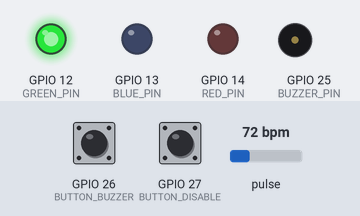
Simulated run of this sketch. Board: ESP32. Parts: output pins drawn as LEDs (lit = HIGH), buzzer (waves = sounding). Inputs (shaded band) come from the test bench; at power-on: pulse 72 bpm, GPIO 26 (BUTTON_BUZZER) HIGH, GPIO 27 (BUTTON_DISABLE) HIGH. WiFi joins after 1.5 s; servers stay silent unless stated; uploads are accepted with an empty reply; the local clock reads 2024-03-15 10:24:30 at power-on unless the sketch sets it; random numbers use the default seed unless the sketch sets one; what the sketch prints to the serial monitor is not drawn.

Above: at 4.2 s.
4.3 s: pulse set to 42 bpm
7.3 s: GPIO 26 (BUTTON_BUZZER) pulled LOW for 0.15 s
9.6 s: GPIO 26 (BUTTON_BUZZER) pulled LOW for 1 s
At 11.2 s:
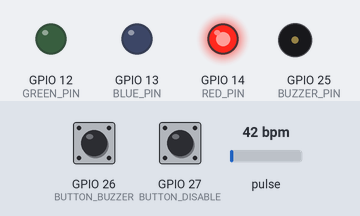
13.6 s: GPIO 27 (BUTTON_DISABLE) pulled LOW for 0.15 s
At 14.5 s:
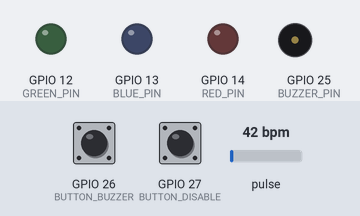
15.2 s: GPIO 27 (BUTTON_DISABLE) pulled LOW for 1 s
At 15.6 s:
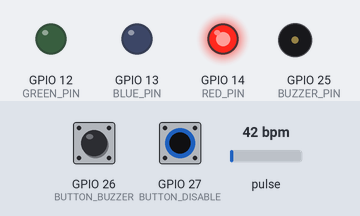
18.2 s: pulse set to 70 bpm
At 20.5 s:
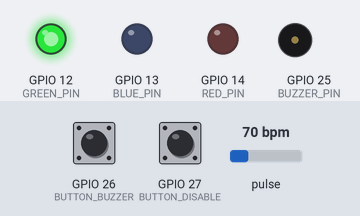
Timing chart, 0 to 22.0 s (numbered marks = the images above; inputs shaded):
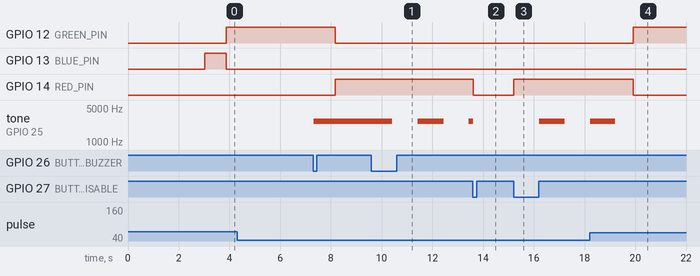

Measured:
- after the input at 4.3 s, every drawn part: stays the same
- after the input at 9.6 s, tone on GPIO 25 (BUZZER_PIN): alternates 2700 Hz for 1.0 s and silent for 1.0 s, starting after 0.83 s
- after the input at 13.6 s, GPIO 14 (RED_PIN): HIGH → LOW at once
- after the input at 15.2 s, GPIO 14 (RED_PIN): LOW → HIGH at once; tone on GPIO 25 (BUZZER_PIN): silent → 2700 Hz after 1.0 s, → silent 1.0 s later
- after the input at 18.2 s, GPIO 12 (GREEN_PIN): LOW → HIGH after 1.7 s; GPIO 14 (RED_PIN): HIGH → LOW after 1.7 s

The sketch:

Cerebroband_hardware_code_ESP32.ino
```cpp
#include <WiFi.h>
#include <HTTPClient.h>
#include <Wire.h>
#include "MAX30105.h"
#include "heartRate.h"

const char* ssid = "NIS-Uralsk";
const char* password = "Ni$_uralsk1!";
const char* serverUrl = "https://cerebroband-68bdb-default-rtdb.firebaseio.com/data.json";

#define RED_PIN 14
#define GREEN_PIN 12
#define BLUE_PIN 13
#define BUZZER_PIN 25
#define BUTTON_BUZZER 26
#define BUTTON_DISABLE 27
#define I2C_SDA 21
#define I2C_SCL 22

MAX30105 particleSensor;

const byte RATE_SIZE = 4;
byte rates[RATE_SIZE];
byte rateSpot = 0;
long lastBeat = 0;

int bpm = 0;
int beatsDetected = 0;

#define IR_THRESHOLD 50000
#define BPM_MIN 40
#define BPM_MAX 200
#define BPM_MIN_NORMAL 50
#define BPM_MAX_NORMAL 150

#define BUZZER_FREQ 2700
unsigned long lastBeepTime = 0;
bool beepState = false;

float accelX = 0.0;
float accelY = 0.0;
float accelZ = 9.81;
unsigned long lastAccelUpdate = 0;

bool strokeWarning = false;
unsigned long strokeDetectedTime = 0;
int strokeAlertCount = 0;

bool fingerDetected = false;
bool buzzerManual = false;
bool alertDisabled = false;
bool lastButtonBuzzer = HIGH;
bool lastButtonDisable = HIGH;

unsigned long lastPostTime = 0;

void setBuzzer(bool state) {
  ledcWrite(BUZZER_PIN, state ? 128 : 0);
}

void updateAccelerometer() {
  if (millis() - lastAccelUpdate >= 100) {
    accelX += (random(-100, 100) / 200.0) * 0.3;
    accelY += (random(-100, 100) / 200.0) * 0.3;
    accelZ = 9.81 + (random(-50, 50) / 200.0) * 0.2;
    accelX *= 0.95;
    accelY *= 0.95;
    accelX = constrain(accelX, -2.0, 2.0);
    accelY = constrain(accelY, -2.0, 2.0);
    accelZ = constrain(accelZ, 8.5, 11.0);
    lastAccelUpdate = millis();
  }
}

void detectStroke() {
  if (bpm > 0 && fingerDetected) {
    bool abnormal = (bpm < 45 || bpm > 140);
    bool movement = (abs(accelX) > 1.3 || abs(accelY) > 1.3);

    if (abnormal && movement) {
      strokeAlertCount++;
      if (strokeAlertCount >= 5 && !strokeWarning) {
        strokeWarning = true;
        strokeDetectedTime = millis();
        Serial.println("⚠️  STROKE WARNING DETECTED! Call 103!");
      }
    } else {
      strokeAlertCount = max(0, strokeAlertCount - 1);
    }
  }

  if (strokeWarning && (millis() - strokeDetectedTime > 10000)) {
    strokeWarning = false;
    strokeAlertCount = 0;
    Serial.println("ℹ️  Stroke warning cleared.");
  }
}

void handleButtons() {
  static unsigned long lastDebounce1 = 0;
  static unsigned long lastDebounce2 = 0;

  bool btn1 = digitalRead(BUTTON_BUZZER);
  if (btn1 == LOW && lastButtonBuzzer == HIGH && millis() - lastDebounce1 > 50) {
    buzzerManual = !buzzerManual;
    Serial.print("🔔 Buzzer manual: ");
    Serial.println(buzzerManual ? "ON" : "OFF");
    lastDebounce1 = millis();
  }
  lastButtonBuzzer = btn1;

  bool btn2 = digitalRead(BUTTON_DISABLE);
  if (btn2 == LOW && lastButtonDisable == HIGH && millis() - lastDebounce2 > 50) {
    alertDisabled = !alertDisabled;
    if (alertDisabled) {
      strokeWarning = false;
      strokeAlertCount = 0;
    }
    Serial.print("🔕 Alerts: ");
    Serial.println(alertDisabled ? "DISABLED (MUTE)" : "ENABLED");
    lastDebounce2 = millis();
  }
  lastButtonDisable = btn2;
}

void handleAlerts() {
  if (alertDisabled) {
    digitalWrite(RED_PIN, LOW);
    digitalWrite(GREEN_PIN, LOW);
    digitalWrite(BLUE_PIN, LOW);
    setBuzzer(false);
    return;
  }

  if (millis() - lastBeepTime > 1000) {
    beepState = !beepState;
    lastBeepTime = millis();
  }

  if (strokeWarning) {
    digitalWrite(RED_PIN, beepState ? HIGH : LOW);
    digitalWrite(GREEN_PIN, LOW);
    digitalWrite(BLUE_PIN, LOW);
    setBuzzer(beepState);
    return;
  }

  if (!fingerDetected || bpm == 0) {
    digitalWrite(RED_PIN, LOW);
    digitalWrite(GREEN_PIN, LOW);
    digitalWrite(BLUE_PIN, HIGH);
    setBuzzer(buzzerManual);
  }
  else if (bpm < BPM_MIN_NORMAL || bpm > BPM_MAX_NORMAL) {
    digitalWrite(RED_PIN, HIGH);
    digitalWrite(GREEN_PIN, LOW);
    digitalWrite(BLUE_PIN, LOW);
    setBuzzer(buzzerManual || beepState);
  }
  else {
    digitalWrite(RED_PIN, LOW);
    digitalWrite(GREEN_PIN, HIGH);
    digitalWrite(BLUE_PIN, LOW);
    setBuzzer(buzzerManual);
  }
}

void postData() {
  if (WiFi.status() != WL_CONNECTED || bpm == 0) return;

  HTTPClient http;
  http.begin(serverUrl);
  http.addHeader("Content-Type", "application/json");
  http.setTimeout(3000);

  time_t now;
  time(&now);
  struct tm timeinfo;

  String json = "{";
  json += "\"deviceId\":\"CB-001\",";
  json += "\"heartRate\":" + String(bpm) + ",";
  json += "\"fingerDetected\":" + String(fingerDetected ? "true" : "false") + ",";
  json += "\"beatsDetected\":" + String(beatsDetected) + ",";
  json += "\"spo2\":97,";
  json += "\"accelX\":" + String(accelX, 2) + ",";
  json += "\"accelY\":" + String(accelY, 2) + ",";
  json += "\"accelZ\":" + String(accelZ, 2) + ",";
  json += "\"strokeAlert\":" + String(strokeWarning ? "true" : "false") + ",";

  if (getLocalTime(&timeinfo)) {
    char timeString[30];
    char dateString[12];
    char timeOnlyString[10];
    strftime(timeString, sizeof(timeString), "%Y-%m-%dT%H:%M:%S", &timeinfo);
    strftime(dateString, sizeof(dateString), "%Y-%m-%d", &timeinfo);
    strftime(timeOnlyString, sizeof(timeOnlyString), "%H:%M:%S", &timeinfo);

    json += "\"timestamp\":" + String((unsigned long)now) + ",";
    json += "\"timestampMillis\":" + String((unsigned long)now * 1000) + ",";
    json += "\"datetime\":\"" + String(timeString) + "Z\",";
    json += "\"date\":\"" + String(dateString) + "\",";
    json += "\"time\":\"" + String(timeOnlyString) + "\"";
  } else {
    json += "\"timestamp\":" + String(millis() / 1000);
  }

  json += "}";

  int code = http.POST(json);
  if (code > 0) {
    Serial.print("✓ Sent to Firebase | BPM: ");
    Serial.println(bpm);
  } else {
    Serial.print("✗ Firebase error: ");
    Serial.println(code);
  }
  http.end();
}

void setup() {
  Serial.begin(115200);
  delay(500);
  Serial.println("\n=== CerebroBand FAST v3.0 (No OLED) ===");

  pinMode(RED_PIN, OUTPUT);
  pinMode(GREEN_PIN, OUTPUT);
  pinMode(BLUE_PIN, OUTPUT);
  pinMode(BUTTON_BUZZER, INPUT_PULLUP);
  pinMode(BUTTON_DISABLE, INPUT_PULLUP);

  ledcAttach(BUZZER_PIN, BUZZER_FREQ, 8);
  setBuzzer(false);

  Wire.begin(I2C_SDA, I2C_SCL);
  Wire.setClock(400000);

  Serial.println("Initializing MAX30102 sensor...");

  if (!particleSensor.begin(Wire, I2C_SPEED_STANDARD)) {
    Serial.println("❌ MAX30102 ERROR! Check wiring.");
    while (1) {
      digitalWrite(RED_PIN, HIGH);
      delay(200);
      digitalWrite(RED_PIN, LOW);
      delay(200);
    }
  }

  particleSensor.setup();
  particleSensor.setPulseAmplitudeRed(0x0A);
  particleSensor.setPulseAmplitudeIR(0x1F);

  Serial.println("✓ Sensor ready!");

  WiFi.begin(ssid, password);
  Serial.print("Connecting to WiFi");

  int attempts = 0;
  while (WiFi.status() != WL_CONNECTED && attempts < 15) {
    delay(500);
    Serial.print(".");
    attempts++;
  }

  if (WiFi.status() == WL_CONNECTED) {
    Serial.println("\n✓ WiFi connected!");
    Serial.print("IP: ");
    Serial.println(WiFi.localIP());
    configTime(6 * 3600, 0, "pool.ntp.org", "time.nist.gov");
    delay(1000);
  } else {
    Serial.println("\n✗ WiFi not connected. Running offline.");
  }

  randomSeed(analogRead(0));

  Serial.println("\n=== READY — Place finger on sensor ===\n");
}

void loop() {
  handleButtons();
  updateAccelerometer();

  long irValue = particleSensor.getIR();

  if (irValue < IR_THRESHOLD) {
    if (fingerDetected) {
      Serial.println("👆 Finger removed.");
    }
    fingerDetected = false;
    bpm = 0;
    beatsDetected = 0;
    for (byte i = 0; i < RATE_SIZE; i++) rates[i] = 0;
    rateSpot = 0;
  } else {
    if (!fingerDetected) {
      Serial.println("👆 Finger detected!");
    }
    fingerDetected = true;

    if (checkForBeat(irValue) == true) {
      long delta = millis() - lastBeat;
      lastBeat = millis();

      float beatsPerMinute = 60 / (delta / 1000.0);

      if (beatsPerMinute > BPM_MIN && beatsPerMinute < BPM_MAX) {
        rates[rateSpot++] = (byte)beatsPerMinute;
        rateSpot %= RATE_SIZE;

        int total = 0;
        int count = 0;
        for (byte i = 0; i < RATE_SIZE; i++) {
          if (rates[i] > 0) {
            total += rates[i];
            count++;
          }
        }

        if (count > 0) {
          bpm = total / count;
          beatsDetected++;

          Serial.print("❤ Beat #");
          Serial.print(beatsDetected);
          Serial.print(" | Instant BPM: ");
          Serial.print((int)beatsPerMinute);
          Serial.print(" | Avg BPM: ");
          Serial.print(bpm);
          Serial.print(" | Accel X:");
          Serial.print(accelX, 1);
          Serial.print(" Y:");
          Serial.print(accelY, 1);
          Serial.print(" | Status: ");
          if (bpm < BPM_MIN_NORMAL || bpm > BPM_MAX_NORMAL) {
            Serial.println("⚠ ABNORMAL");
          } else {
            Serial.println("✓ NORMAL");
          }
        }
      }
    }
  }

  detectStroke();
  handleAlerts();

  if (millis() - lastPostTime >= 5000 && bpm > 0) {
    postData();
    lastPostTime = millis();
  }

  delay(5);
}
```
